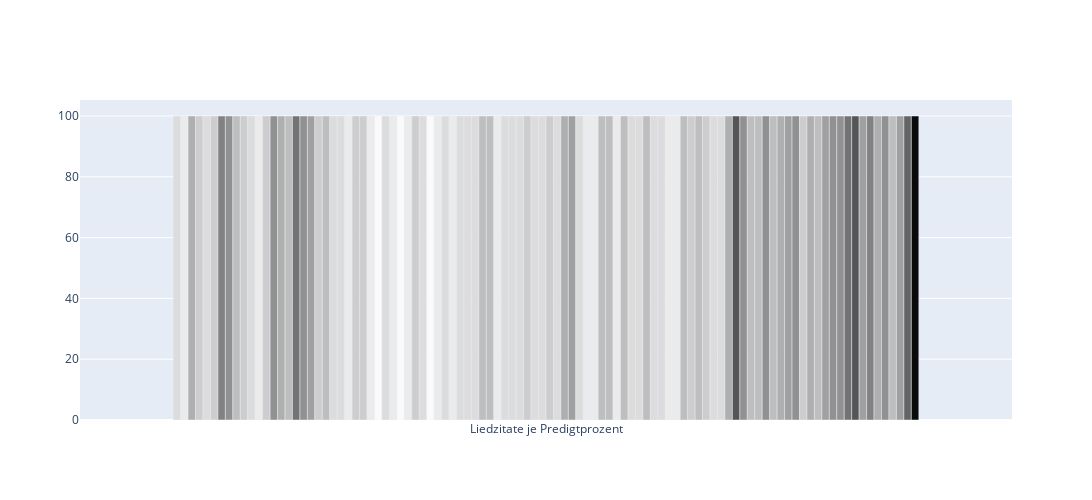

Notebook code cell kept with this figure:
### Markdown cell above
# Create Overall Song Distribution Chart

### Code cell
create_quote_dist_chart(ids, "musikwerk")

### Figure 1 — Plotly figure (JSON) as saved in the notebook; plotly's stock layout.template omitted (floating-point values rounded to 4 significant figures)
{"data": [{"hovertext": "2 Liedzitate im 1%<br>Das Neue Lied (Freiberg 1735)<br>Die edle und wohlgeordnete Music der Gläubigen (Halle 1727)<br>", "marker": {"color": "rgb(220,220,220)"}, "type": "bar", "x": ["Liedzitate je Predigtprozent"], "y": [100]}, {"hovertext": "1 Liedzitate im 2%<br>Das Neue Lied (Freiberg 1735)<br>", "marker": {"color": "rgb(235,235,235)"}, "type": "bar", "x": ["Liedzitate je Predigtprozent"], "y": [100]}, {"hovertext": "5 Liedzitate im 3%<br>Die heilige Sabbaths-Lust an dem Herrn (Danzig 1749)<br>Die Billige Orgel-Freude (Danzig 1739)<br>Das Neue Lied (Freiberg 1735)<br>Die verstimmte Zwölff Grösseste Pfeiffen (Tübingen 1725)<br>Musica ecclesiastica (Stettin 1628)<br>", "marker": {"color": "rgb(175,175,175)"}, "type": "bar", "x": ["Liedzitate je Predigtprozent"], "y": [100]}, {"hovertext": "3 Liedzitate im 4%<br>Die heiligen Verrichtungen in dem Hause des Herrn (Eisenach 1765)<br>Die heilige Sabbaths-Lust an dem Herrn (Danzig 1749)<br>Musica ecclesiastica (Stettin 1628)<br>", "marker": {"color": "rgb(205,205,205)"}, "type": "bar", "x": ["Liedzitate je Predigtprozent"], "y": [100]}, {"hovertext": "2 Liedzitate im 5%<br>Die heiligen Verrichtungen in dem Hause des Herrn (Eisenach 1765)<br>Die Billige Orgel-Freude (Danzig 1739)<br>", "marker": {"color": "rgb(220,220,220)"}, "type": "bar", "x": ["Liedzitate je Predigtprozent"], "y": [100]}, {"hovertext": "3 Liedzitate im 6%<br>Predigt Bey der Einweihung einer Orgel (Leipzig 1797)<br>Die heiligen Verrichtungen in dem Hause des Herrn (Eisenach 1765)<br>Stimme des Predigers (1737)<br>", "marker": {"color": "rgb(205,205,205)"}, "type": "bar", "x": ["Liedzitate je Predigtprozent"], "y": [100]}, {"hovertext": "8 Liedzitate im 7%<br>Predigt bey der feyerlichen Einweihung der neuen Orgel (Magdeburg 1798)<br>Predigt Bey der Einweihung einer Orgel (Leipzig 1797)<br>Den rechtmäßigen Gebrauch der Music (Königsberg 1747)<br>Die Billige Orgel-Freude (Danzig 1739)<br>Die verstimmte Zwölff Grösseste Pfeiffen (Tübingen 1725)<br>Einweihungs-Predigt (Görlitz 1704)<br>Cithara Theologica (Schleusingen 1683)<br>Stimme des Predigers (1737)<br>", "marker": {"color": "rgb(130,130,130)"}, "type": "bar", "x": ["Liedzitate je Predigtprozent"], "y": [100]}, {"hovertext": "7 Liedzitate im 8%<br>Predigt Bey der Einweihung einer Orgel (Leipzig 1797)<br>Predigt am Feste der Heimsuchung Mariae (Rostock 1770)<br>Der Christen gerechte Freude (Breslau 1761)<br>Den rechtmäßigen Gebrauch der Music (Königsberg 1747)<br>Die Billige Orgel-Freude (Danzig 1739)<br>Die edle und wohlgeordnete Music der Gläubigen (Halle 1727)<br>Cithara Theologica (Schleusingen 1683)<br>", "marker": {"color": "rgb(145,145,145)"}, "type": "bar", "x": ["Liedzitate je Predigtprozent"], "y": [100]}, {"hovertext": "4 Liedzitate im 9%<br>Die heilige Sabbaths-Lust an dem Herrn (Danzig 1749)<br>Orgel Weih-Predigt (Ansbach 1709)<br>Organo-Praxis Mystica (Görlitz 1689)<br>Das Lieblich=klingende Orgeln und Saiten=Spiel (Coburg 1676)<br>", "marker": {"color": "rgb(190,190,190)"}, "type": "bar", "x": ["Liedzitate je Predigtprozent"], "y": [100]}, {"hovertext": "3 Liedzitate im 10%<br>Die heilige Sabbaths-Lust an dem Herrn (Danzig 1749)<br>Ein wolgerührtes Orgel=Werck (Königsberg 1721)<br>Gott und Gnug (Meißen 1681)<br>", "marker": {"color": "rgb(205,205,205)"}, "type": "bar", "x": ["Liedzitate je Predigtprozent"], "y": [100]}, {"hovertext": "2 Liedzitate im 11%<br>Die heilige Sabbaths-Lust an dem Herrn (Danzig 1749)<br>Christliche Orgel-Predigt (Danzig s.a.)<br>", "marker": {"color": "rgb(220,220,220)"}, "type": "bar", "x": ["Liedzitate je Predigtprozent"], "y": [100]}, {"hovertext": "1 Liedzitate im 12%<br>Vivum Dei Organum (Schneeberg s.a.)<br>", "marker": {"color": "rgb(235,235,235)"}, "type": "bar", "x": ["Liedzitate je Predigtprozent"], "y": [100]}, {"hovertext": "3 Liedzitate im 13%<br>Das heilige und fröliche Aufsehen (Tübingen 1767)<br>Lob= und Danck=Predigt (Berlin 1753)<br>Die heilige Sabbaths-Lust an dem Herrn (Danzig 1749)<br>", "marker": {"color": "rgb(205,205,205)"}, "type": "bar", "x": ["Liedzitate je Predigtprozent"], "y": [100]}, {"hovertext": "7 Liedzitate im 14%<br>Lob= und Danck=Predigt (Berlin 1753)<br>Die heilige Sabbaths-Lust an dem Herrn (Danzig 1749)<br>Ein wolgerührtes Orgel=Werck (Königsberg 1721)<br>Einweihungs-Predigt (Görlitz 1704)<br>Einweihungs-Predigt (Berlin 1730)<br>Denck- und Danck-Säule (Rothenburg ob der Tauber [1673])<br>Längst=gewüntzschte Mittweidische Orgel=Freude (Dresden 1648)<br>", "marker": {"color": "rgb(145,145,145)"}, "type": "bar", "x": ["Liedzitate je Predigtprozent"], "y": [100]}, {"hovertext": "5 Liedzitate im 15%<br>Die heilige Sabbaths-Lust an dem Herrn (Danzig 1749)<br>Einweihungs-Predigt (Berlin 1730)<br>Gott und Gnug (Meißen 1681)<br>Das Lieblich=klingende Orgeln und Saiten=Spiel (Coburg 1676)<br>Längst=gewüntzschte Mittweidische Orgel=Freude (Dresden 1648)<br>", "marker": {"color": "rgb(175,175,175)"}, "type": "bar", "x": ["Liedzitate je Predigtprozent"], "y": [100]}, {"hovertext": "4 Liedzitate im 16%<br>Die Billige Orgel-Freude (Danzig 1739)<br>Christliche Orgel-Predigt (Danzig s.a.)<br>Das Lieblich=klingende Orgeln und Saiten=Spiel (Coburg 1676)<br>Längst=gewüntzschte Mittweidische Orgel=Freude (Dresden 1648)<br>", "marker": {"color": "rgb(190,190,190)"}, "type": "bar", "x": ["Liedzitate je Predigtprozent"], "y": [100]}, {"hovertext": "9 Liedzitate im 17%<br>Rede und Predigt bei Einweihung der neuen Orgel (Stockholm 1781)<br>Der Christen gerechte Freude (Breslau 1761)<br>Die heilige Sabbaths-Lust an dem Herrn (Danzig 1749)<br>Den rechtmäßigen Gebrauch der Music (Königsberg 1747)<br>Das Neue Lied (Freiberg 1735)<br>Hymnosophia sacra (Billwerder 1728)<br>Die verstimmte Zwölff Grösseste Pfeiffen (Tübingen 1725)<br>Vivum Dei Organum (Schneeberg s.a.)<br>Christliche Orgel-Predigt (Danzig s.a.)<br>", "marker": {"color": "rgb(115,115,115)"}, "type": "bar", "x": ["Liedzitate je Predigtprozent"], "y": [100]}, {"hovertext": "7 Liedzitate im 18%<br>Predigt Bey der Einweihung einer Orgel (Leipzig 1797)<br>Rede und Predigt bei Einweihung der neuen Orgel (Stockholm 1781)<br>Der Christen gerechte Freude (Breslau 1761)<br>Den rechtmäßigen Gebrauch der Music (Königsberg 1747)<br>Vivum Dei Organum (Schneeberg s.a.)<br>Die Christliche Harmonie (Jena 1700)<br>Eine Christliche Orgel=Predigt (Danzig 1695)<br>", "marker": {"color": "rgb(145,145,145)"}, "type": "bar", "x": ["Liedzitate je Predigtprozent"], "y": [100]}, {"hovertext": "6 Liedzitate im 19%<br>Rede und Predigt bei Einweihung der neuen Orgel (Stockholm 1781)<br>Der Christen gerechte Freude (Breslau 1761)<br>Den rechtmäßigen Gebrauch der Music (Königsberg 1747)<br>Davids Vermahnung (Dresden 1711)<br>Christliche Orgel-Predigt (Danzig s.a.)<br>Die Christliche Harmonie (Jena 1700)<br>", "marker": {"color": "rgb(160,160,160)"}, "type": "bar", "x": ["Liedzitate je Predigtprozent"], "y": [100]}, {"hovertext": "3 Liedzitate im 20%<br>Ein wolgerührtes Orgel=Werck (Königsberg 1721)<br>Christliche Orgel-Predigt (Danzig s.a.)<br>Geistliches Orgelwerk (Erfurt 1672)<br>", "marker": {"color": "rgb(205,205,205)"}, "type": "bar", "x": ["Liedzitate je Predigtprozent"], "y": [100]}, {"hovertext": "4 Liedzitate im 21%<br>Rede und Predigt bei Einweihung der neuen Orgel (Stockholm 1781)<br>Ein wolgerührtes Orgel=Werck (Königsberg 1721)<br>Organum Mysticum (Dresden 1686)<br>Gott und Gnug (Meißen 1681)<br>", "marker": {"color": "rgb(190,190,190)"}, "type": "bar", "x": ["Liedzitate je Predigtprozent"], "y": [100]}, {"hovertext": "2 Liedzitate im 22%<br>Das Neue Lied (Freiberg 1735)<br>Gott und Gnug (Meißen 1681)<br>", "marker": {"color": "rgb(220,220,220)"}, "type": "bar", "x": ["Liedzitate je Predigtprozent"], "y": [100]}, {"hovertext": "2 Liedzitate im 23%<br>Das Neue Lied (Freiberg 1735)<br>Gott und Gnug (Meißen 1681)<br>", "marker": {"color": "rgb(220,220,220)"}, "type": "bar", "x": ["Liedzitate je Predigtprozent"], "y": [100]}, {"hovertext": "1 Liedzitate im 24%<br>Ein wolgerührtes Orgel=Werck (Königsberg 1721)<br>", "marker": {"color": "rgb(235,235,235)"}, "type": "bar", "x": ["Liedzitate je Predigtprozent"], "y": [100]}, {"hovertext": "3 Liedzitate im 25%<br>Der rechte Gebrauch der Orgeln (Altenburg 1766)<br>Winnedisches Reminiscere (Stuttgart 1740)<br>Organum Mysticum (Dresden 1686)<br>", "marker": {"color": "rgb(205,205,205)"}, "type": "bar", "x": ["Liedzitate je Predigtprozent"], "y": [100]}, {"hovertext": "3 Liedzitate im 26%<br>Winnedisches Reminiscere (Stuttgart 1740)<br>Vivum Dei Organum (Schneeberg s.a.)<br>Organum Mysticum (Dresden 1686)<br>", "marker": {"color": "rgb(205,205,205)"}, "type": "bar", "x": ["Liedzitate je Predigtprozent"], "y": [100]}, {"hovertext": "1 Liedzitate im 27%<br>Hymnosophia sacra (Billwerder 1728)<br>", "marker": {"color": "rgb(235,235,235)"}, "type": "bar", "x": ["Liedzitate je Predigtprozent"], "y": [100]}, {"hovertext": "0 Liedzitate im 28%", "marker": {"color": "rgb(250,250,250)"}, "type": "bar", "x": ["Liedzitate je Predigtprozent"], "y": [100]}, {"hovertext": "2 Liedzitate im 29%<br>Davids Vermahnung (Dresden 1711)<br>Gott und Gnug (Meißen 1681)<br>", "marker": {"color": "rgb(220,220,220)"}, "type": "bar", "x": ["Liedzitate je Predigtprozent"], "y": [100]}, {"hovertext": "1 Liedzitate im 30%<br>Das Gott=Lob=Schallende Hosianna (Leipzig 1671)<br>", "marker": {"color": "rgb(235,235,235)"}, "type": "bar", "x": ["Liedzitate je Predigtprozent"], "y": [100]}, {"hovertext": "0 Liedzitate im 31%", "marker": {"color": "rgb(250,250,250)"}, "type": "bar", "x": ["Liedzitate je Predigtprozent"], "y": [100]}, {"hovertext": "1 Liedzitate im 32%<br>Cithara Theologica (Schleusingen 1683)<br>", "marker": {"color": "rgb(235,235,235)"}, "type": "bar", "x": ["Liedzitate je Predigtprozent"], "y": [100]}, {"hovertext": "3 Liedzitate im 33%<br>Die verstimmte Zwölff Grösseste Pfeiffen (Tübingen 1725)<br>Cithara Theologica (Schleusingen 1683)<br>Das fröliche Hallelujah (Halle 1667)<br>", "marker": {"color": "rgb(205,205,205)"}, "type": "bar", "x": ["Liedzitate je Predigtprozent"], "y": [100]}, {"hovertext": "2 Liedzitate im 34%<br>Geistliches Orgelwerk (Erfurt 1672)<br>Organologismos (Dresden 1651)<br>", "marker": {"color": "rgb(220,220,220)"}, "type": "bar", "x": ["Liedzitate je Predigtprozent"], "y": [100]}, {"hovertext": "0 Liedzitate im 35%", "marker": {"color": "rgb(250,250,250)"}, "type": "bar", "x": ["Liedzitate je Predigtprozent"], "y": [100]}, {"hovertext": "1 Liedzitate im 36%<br>Geistliches Orgelwerk (Erfurt 1672)<br>", "marker": {"color": "rgb(235,235,235)"}, "type": "bar", "x": ["Liedzitate je Predigtprozent"], "y": [100]}, {"hovertext": "2 Liedzitate im 37%<br>Die Billige Orgel-Freude (Danzig 1739)<br>Geistliches Orgelwerk (Erfurt 1672)<br>", "marker": {"color": "rgb(220,220,220)"}, "type": "bar", "x": ["Liedzitate je Predigtprozent"], "y": [100]}, {"hovertext": "1 Liedzitate im 38%<br>Die Christliche Harmonie (Jena 1700)<br>", "marker": {"color": "rgb(235,235,235)"}, "type": "bar", "x": ["Liedzitate je Predigtprozent"], "y": [100]}, {"hovertext": "2 Liedzitate im 39%<br>Das Neue Lied (Freiberg 1735)<br>Gott und Gnug (Meißen 1681)<br>", "marker": {"color": "rgb(220,220,220)"}, "type": "bar", "x": ["Liedzitate je Predigtprozent"], "y": [100]}, {"hovertext": "2 Liedzitate im 40%<br>Cithara Theologica (Schleusingen 1683)<br>Gott und Gnug (Meißen 1681)<br>", "marker": {"color": "rgb(220,220,220)"}, "type": "bar", "x": ["Liedzitate je Predigtprozent"], "y": [100]}, {"hovertext": "2 Liedzitate im 41%<br>Cithara Theologica (Schleusingen 1683)<br>Gott und Gnug (Meißen 1681)<br>", "marker": {"color": "rgb(220,220,220)"}, "type": "bar", "x": ["Liedzitate je Predigtprozent"], "y": [100]}, {"hovertext": "4 Liedzitate im 42%<br>Die heilige Sabbaths-Lust an dem Herrn (Danzig 1749)<br>Cithara Theologica (Schleusingen 1683)<br>Das Gott=Lob=Schallende Hosianna (Leipzig 1671)<br>Organologismos (Dresden 1651)<br>", "marker": {"color": "rgb(190,190,190)"}, "type": "bar", "x": ["Liedzitate je Predigtprozent"], "y": [100]}, {"hovertext": "4 Liedzitate im 43%<br>Die heilige Sabbaths-Lust an dem Herrn (Danzig 1749)<br>Organum Mysticum (Dresden 1686)<br>Cithara Theologica (Schleusingen 1683)<br>Das Gott=Lob=Schallende Hosianna (Leipzig 1671)<br>", "marker": {"color": "rgb(190,190,190)"}, "type": "bar", "x": ["Liedzitate je Predigtprozent"], "y": [100]}, {"hovertext": "1 Liedzitate im 44%<br>Organum Mysticum (Dresden 1686)<br>", "marker": {"color": "rgb(235,235,235)"}, "type": "bar", "x": ["Liedzitate je Predigtprozent"], "y": [100]}, {"hovertext": "2 Liedzitate im 45%<br>Das rein-gestimmte Orgel-Werk unsers Herzens (Nürnberg s.a.)<br>Das Lieblich=klingende Orgeln und Saiten=Spiel (Coburg 1676)<br>", "marker": {"color": "rgb(220,220,220)"}, "type": "bar", "x": ["Liedzitate je Predigtprozent"], "y": [100]}, {"hovertext": "2 Liedzitate im 46%<br>Das Lieblich=klingende Orgeln und Saiten=Spiel (Coburg 1676)<br>Stimme des Predigers (1737)<br>", "marker": {"color": "rgb(220,220,220)"}, "type": "bar", "x": ["Liedzitate je Predigtprozent"], "y": [100]}, {"hovertext": "2 Liedzitate im 47%<br>Cithara Theologica (Schleusingen 1683)<br>Denck- und Danck-Säule (Rothenburg ob der Tauber [1673])<br>", "marker": {"color": "rgb(220,220,220)"}, "type": "bar", "x": ["Liedzitate je Predigtprozent"], "y": [100]}, {"hovertext": "3 Liedzitate im 48%<br>Winnedisches Reminiscere (Stuttgart 1740)<br>Cithara Theologica (Schleusingen 1683)<br>Encoenia HierOrganica (Halle 1664)<br>", "marker": {"color": "rgb(205,205,205)"}, "type": "bar", "x": ["Liedzitate je Predigtprozent"], "y": [100]}, {"hovertext": "2 Liedzitate im 49%<br>Winnedisches Reminiscere (Stuttgart 1740)<br>Encoenia HierOrganica (Halle 1664)<br>", "marker": {"color": "rgb(220,220,220)"}, "type": "bar", "x": ["Liedzitate je Predigtprozent"], "y": [100]}, {"hovertext": "2 Liedzitate im 50%<br>Predigt am Feste der Heimsuchung Mariae (Rostock 1770)<br>Cithara Theologica (Schleusingen 1683)<br>", "marker": {"color": "rgb(220,220,220)"}, "type": "bar", "x": ["Liedzitate je Predigtprozent"], "y": [100]}, {"hovertext": "3 Liedzitate im 51%<br>Den rechtmäßigen Gebrauch der Music (Königsberg 1747)<br>Hymnosophia sacra (Billwerder 1728)<br>Cithara Theologica (Schleusingen 1683)<br>", "marker": {"color": "rgb(205,205,205)"}, "type": "bar", "x": ["Liedzitate je Predigtprozent"], "y": [100]}, {"hovertext": "2 Liedzitate im 52%<br>Den rechtmäßigen Gebrauch der Music (Königsberg 1747)<br>Cithara Theologica (Schleusingen 1683)<br>", "marker": {"color": "rgb(220,220,220)"}, "type": "bar", "x": ["Liedzitate je Predigtprozent"], "y": [100]}, {"hovertext": "5 Liedzitate im 53%<br>Den rechtmäßigen Gebrauch der Music (Königsberg 1747)<br>Das rein-gestimmte Orgel-Werk unsers Herzens (Nürnberg s.a.)<br>Einweihungs-Predigt (Görlitz 1704)<br>Einweihungs-Predigt (Berlin 1730)<br>Cithara Theologica (Schleusingen 1683)<br>", "marker": {"color": "rgb(175,175,175)"}, "type": "bar", "x": ["Liedzitate je Predigtprozent"], "y": [100]}, {"hovertext": "6 Liedzitate im 54%<br>Winnedisches Reminiscere (Stuttgart 1740)<br>Das rein-gestimmte Orgel-Werk unsers Herzens (Nürnberg s.a.)<br>Einweihungs-Predigt (Görlitz 1704)<br>Einweihungs-Predigt (Berlin 1730)<br>Eine Christliche Orgel=Predigt (Danzig 1695)<br>Denck- und Danck-Säule (Rothenburg ob der Tauber [1673])<br>", "marker": {"color": "rgb(160,160,160)"}, "type": "bar", "x": ["Liedzitate je Predigtprozent"], "y": [100]}, {"hovertext": "2 Liedzitate im 55%<br>Das fröliche Halleluja (Wittenberg 1675)<br>Denck- und Danck-Säule (Rothenburg ob der Tauber [1673])<br>", "marker": {"color": "rgb(220,220,220)"}, "type": "bar", "x": ["Liedzitate je Predigtprozent"], "y": [100]}, {"hovertext": "1 Liedzitate im 56%<br>Kostbare Bosische Orgel (Zwickau 1647)<br>", "marker": {"color": "rgb(235,235,235)"}, "type": "bar", "x": ["Liedzitate je Predigtprozent"], "y": [100]}, {"hovertext": "1 Liedzitate im 57%<br>Christliche Predigt (Tübingen 1606)<br>", "marker": {"color": "rgb(235,235,235)"}, "type": "bar", "x": ["Liedzitate je Predigtprozent"], "y": [100]}, {"hovertext": "4 Liedzitate im 58%<br>Winnedisches Reminiscere (Stuttgart 1740)<br>Gott und Gnug (Meißen 1681)<br>Das fröliche Halleluja (Wittenberg 1675)<br>Organologismos (Dresden 1651)<br>", "marker": {"color": "rgb(190,190,190)"}, "type": "bar", "x": ["Liedzitate je Predigtprozent"], "y": [100]}, {"hovertext": "4 Liedzitate im 59%<br>Die Billige Orgel-Freude (Danzig 1739)<br>Gott und Gnug (Meißen 1681)<br>Geistlich= und Gott wohlgefälliges Lob- und Danck-Opffer (Bayreuth 1680)<br>Geistliches Orgelwerk (Erfurt 1672)<br>", "marker": {"color": "rgb(190,190,190)"}, "type": "bar", "x": ["Liedzitate je Predigtprozent"], "y": [100]}, {"hovertext": "1 Liedzitate im 60%<br>Organum Mysticum (Dresden 1686)<br>", "marker": {"color": "rgb(235,235,235)"}, "type": "bar", "x": ["Liedzitate je Predigtprozent"], "y": [100]}, {"hovertext": "4 Liedzitate im 61%<br>Das heilige und fröliche Aufsehen (Tübingen 1767)<br>Gott und Gnug (Meißen 1681)<br>Das Lieblich=klingende Orgeln und Saiten=Spiel (Coburg 1676)<br>Organologismos (Dresden 1651)<br>", "marker": {"color": "rgb(190,190,190)"}, "type": "bar", "x": ["Liedzitate je Predigtprozent"], "y": [100]}, {"hovertext": "2 Liedzitate im 62%<br>Predigt bey der feyerlichen Einweihung der neuen Orgel (Magdeburg 1798)<br>Das heilige und fröliche Aufsehen (Tübingen 1767)<br>", "marker": {"color": "rgb(220,220,220)"}, "type": "bar", "x": ["Liedzitate je Predigtprozent"], "y": [100]}, {"hovertext": "2 Liedzitate im 63%<br>Das rein-gestimmte Orgel-Werk unsers Herzens (Nürnberg s.a.)<br>Kostbare Bosische Orgel (Zwickau 1647)<br>", "marker": {"color": "rgb(220,220,220)"}, "type": "bar", "x": ["Liedzitate je Predigtprozent"], "y": [100]}, {"hovertext": "4 Liedzitate im 64%<br>Das rein-gestimmte Orgel-Werk unsers Herzens (Nürnberg s.a.)<br>Organum Mysticum (Dresden 1686)<br>Geistliches Orgelwerk (Erfurt 1672)<br>Längst=gewüntzschte Mittweidische Orgel=Freude (Dresden 1648)<br>", "marker": {"color": "rgb(190,190,190)"}, "type": "bar", "x": ["Liedzitate je Predigtprozent"], "y": [100]}, {"hovertext": "2 Liedzitate im 65%<br>Christliche Predigt (Tübingen 1606)<br>Kostbare Bosische Orgel (Zwickau 1647)<br>", "marker": {"color": "rgb(220,220,220)"}, "type": "bar", "x": ["Liedzitate je Predigtprozent"], "y": [100]}, {"hovertext": "2 Liedzitate im 66%<br>Orgel=Predigt (Arnstadt 1666)<br>Kostbare Bosische Orgel (Zwickau 1647)<br>", "marker": {"color": "rgb(220,220,220)"}, "type": "bar", "x": ["Liedzitate je Predigtprozent"], "y": [100]}, {"hovertext": "1 Liedzitate im 67%<br>Elogium Organi Musici (Altenburg 1610)<br>", "marker": {"color": "rgb(235,235,235)"}, "type": "bar", "x": ["Liedzitate je Predigtprozent"], "y": [100]}, {"hovertext": "1 Liedzitate im 68%<br>Die edle und wohlgeordnete Music der Gläubigen (Halle 1727)<br>", "marker": {"color": "rgb(235,235,235)"}, "type": "bar", "x": ["Liedzitate je Predigtprozent"], "y": [100]}, {"hovertext": "4 Liedzitate im 69%<br>Predigt bey der feyerlichen Einweihung der neuen Orgel (Magdeburg 1798)<br>Die heilige Sabbaths-Lust an dem Herrn (Danzig 1749)<br>Ein wolgerührtes Orgel=Werck (Königsberg 1721)<br>Einweihungs-Predigt (Berlin 1730)<br>", "marker": {"color": "rgb(190,190,190)"}, "type": "bar", "x": ["Liedzitate je Predigtprozent"], "y": [100]}, {"hovertext": "3 Liedzitate im 70%<br>Die heilige Sabbaths-Lust an dem Herrn (Danzig 1749)<br>Ein wolgerührtes Orgel=Werck (Königsberg 1721)<br>Geistliches Orgelwerk (Erfurt 1672)<br>", "marker": {"color": "rgb(205,205,205)"}, "type": "bar", "x": ["Liedzitate je Predigtprozent"], "y": [100]}, {"hovertext": "4 Liedzitate im 71%<br>Die heilige Sabbaths-Lust an dem Herrn (Danzig 1749)<br>Ein wolgerührtes Orgel=Werck (Königsberg 1721)<br>Cithara Theologica (Schleusingen 1683)<br>Organologismos (Dresden 1651)<br>", "marker": {"color": "rgb(190,190,190)"}, "type": "bar", "x": ["Liedzitate je Predigtprozent"], "y": [100]}, {"hovertext": "3 Liedzitate im 72%<br>Die heilige Sabbaths-Lust an dem Herrn (Danzig 1749)<br>Ein wolgerührtes Orgel=Werck (Königsberg 1721)<br>Gott und Gnug (Meißen 1681)<br>", "marker": {"color": "rgb(205,205,205)"}, "type": "bar", "x": ["Liedzitate je Predigtprozent"], "y": [100]}, {"hovertext": "2 Liedzitate im 73%<br>Das rein-gestimmte Orgel-Werk unsers Herzens (Nürnberg s.a.)<br>Gott und Gnug (Meißen 1681)<br>", "marker": {"color": "rgb(220,220,220)"}, "type": "bar", "x": ["Liedzitate je Predigtprozent"], "y": [100]}, {"hovertext": "2 Liedzitate im 74%<br>Die heilige Sabbaths-Lust an dem Herrn (Danzig 1749)<br>Ein wolgerührtes Orgel=Werck (Königsberg 1721)<br>", "marker": {"color": "rgb(220,220,220)"}, "type": "bar", "x": ["Liedzitate je Predigtprozent"], "y": [100]}, {"hovertext": "5 Liedzitate im 75%<br>Die heilige Sabbaths-Lust an dem Herrn (Danzig 1749)<br>Ein wolgerührtes Orgel=Werck (Königsberg 1721)<br>Eine Christliche Orgel=Predigt (Danzig 1695)<br>Geistlich= und Gott wohlgefälliges Lob- und Danck-Opffer (Bayreuth 1680)<br>Encoenia HierOrganica (Halle 1664)<br>", "marker": {"color": "rgb(175,175,175)"}, "type": "bar", "x": ["Liedzitate je Predigtprozent"], "y": [100]}, {"hovertext": "11 Liedzitate im 76%<br>Der Christen gerechte Freude (Breslau 1761)<br>Christliche Predigt (Tübingen 1606)<br>Die heilige Sabbaths-Lust an dem Herrn (Danzig 1749)<br>Ein wolgerührtes Orgel=Werck (Königsberg 1721)<br>Die Christliche Harmonie (Jena 1700)<br>Eine Christliche Orgel=Predigt (Danzig 1695)<br>Das Lieblich=klingende Orgeln und Saiten=Spiel (Coburg 1676)<br>Das fröliche Halleluja (Wittenberg 1675)<br>Geistliches Orgelwerk (Erfurt 1672)<br>Organologismos (Dresden 1651)<br>Stimme des Predigers (1737)<br>", "marker": {"color": "rgb(85,85,85)"}, "type": "bar", "x": ["Liedzitate je Predigtprozent"], "y": [100]}, {"hovertext": "7 Liedzitate im 77%<br>Die heilige Sabbaths-Lust an dem Herrn (Danzig 1749)<br>Cithara Theologica (Schleusingen 1683)<br>Gott und Gnug (Meißen 1681)<br>Das Lieblich=klingende Orgeln und Saiten=Spiel (Coburg 1676)<br>Das fröliche Halleluja (Wittenberg 1675)<br>Organologismos (Dresden 1651)<br>Die andere Predigt (Coburg 1676)<br>", "marker": {"color": "rgb(145,145,145)"}, "type": "bar", "x": ["Liedzitate je Predigtprozent"], "y": [100]}, {"hovertext": "4 Liedzitate im 78%<br>Glaubiger Kinder Gottes Gott=gefällige Music (Augsburg 1721)<br>Das Lieblich=klingende Orgeln und Saiten=Spiel (Coburg 1676)<br>Das fröliche Halleluja (Wittenberg 1675)<br>Die andere Predigt (Coburg 1676)<br>", "marker": {"color": "rgb(190,190,190)"}, "type": "bar", "x": ["Liedzitate je Predigtprozent"], "y": [100]}, {"hovertext": "4 Liedzitate im 79%<br>Einweihungs-Predigt (Berlin 1730)<br>Geistliches Orgelwerk (Erfurt 1672)<br>Das Gott=Lob=Schallende Hosianna (Leipzig 1671)<br>Die andere Predigt (Coburg 1676)<br>", "marker": {"color": "rgb(190,190,190)"}, "type": "bar", "x": ["Liedzitate je Predigtprozent"], "y": [100]}, {"hovertext": "7 Liedzitate im 80%<br>Die heilige Sabbaths-Lust an dem Herrn (Danzig 1749)<br>Christliche Predigt (Straßburg 1749)<br>Die Christliche Harmonie (Jena 1700)<br>Cithara Theologica (Schleusingen 1683)<br>Geistliches Orgelwerk (Erfurt 1672)<br>Das Gott=Lob=Schallende Hosianna (Leipzig 1671)<br>Stolpenische Ehren-Crone (Dresden 1652)<br>", "marker": {"color": "rgb(145,145,145)"}, "type": "bar", "x": ["Liedzitate je Predigtprozent"], "y": [100]}, {"hovertext": "4 Liedzitate im 81%<br>Die heilige Sabbaths-Lust an dem Herrn (Danzig 1749)<br>Die Christliche Harmonie (Jena 1700)<br>Geistliches Orgelwerk (Erfurt 1672)<br>Stolpenische Ehren-Crone (Dresden 1652)<br>", "marker": {"color": "rgb(190,190,190)"}, "type": "bar", "x": ["Liedzitate je Predigtprozent"], "y": [100]}, {"hovertext": "5 Liedzitate im 82%<br>Die heilige Sabbaths-Lust an dem Herrn (Danzig 1749)<br>Die Billige Orgel-Freude (Danzig 1739)<br>Geistlich= und Gott wohlgefälliges Lob- und Danck-Opffer (Bayreuth 1680)<br>Stolpenische Ehren-Crone (Dresden 1652)<br>Organologismos (Dresden 1651)<br>", "marker": {"color": "rgb(175,175,175)"}, "type": "bar", "x": ["Liedzitate je Predigtprozent"], "y": [100]}, {"hovertext": "6 Liedzitate im 83%<br>Die heilige Sabbaths-Lust an dem Herrn (Danzig 1749)<br>Die Christliche Harmonie (Jena 1700)<br>Organum Mysticum (Dresden 1686)<br>Geistlich= und Gott wohlgefälliges Lob- und Danck-Opffer (Bayreuth 1680)<br>Das Lieblich=klingende Orgeln und Saiten=Spiel (Coburg 1676)<br>Stolpenische Ehren-Crone (Dresden 1652)<br>", "marker": {"color": "rgb(160,160,160)"}, "type": "bar", "x": ["Liedzitate je Predigtprozent"], "y": [100]}, {"hovertext": "7 Liedzitate im 84%<br>Die heilige Sabbaths-Lust an dem Herrn (Danzig 1749)<br>Den rechtmäßigen Gebrauch der Music (Königsberg 1747)<br>Organum Mysticum (Dresden 1686)<br>Geistlich= und Gott wohlgefälliges Lob- und Danck-Opffer (Bayreuth 1680)<br>Das Lieblich=klingende Orgeln und Saiten=Spiel (Coburg 1676)<br>Stolpenische Ehren-Crone (Dresden 1652)<br>Längst=gewüntzschte Mittweidische Orgel=Freude (Dresden 1648)<br>", "marker": {"color": "rgb(145,145,145)"}, "type": "bar", "x": ["Liedzitate je Predigtprozent"], "y": [100]}, {"hovertext": "3 Liedzitate im 85%<br>Die heilige Sabbaths-Lust an dem Herrn (Danzig 1749)<br>Das rein-gestimmte Orgel-Werk unsers Herzens (Nürnberg s.a.)<br>Die andere Predigt (Coburg 1676)<br>", "marker": {"color": "rgb(205,205,205)"}, "type": "bar", "x": ["Liedzitate je Predigtprozent"], "y": [100]}, {"hovertext": "5 Liedzitate im 86%<br>Das heilige und fröliche Aufsehen (Tübingen 1767)<br>Die heilige Sabbaths-Lust an dem Herrn (Danzig 1749)<br>Die edle und wohlgeordnete Music der Gläubigen (Halle 1727)<br>Die Christliche Harmonie (Jena 1700)<br>Die andere Predigt (Coburg 1676)<br>", "marker": {"color": "rgb(175,175,175)"}, "type": "bar", "x": ["Liedzitate je Predigtprozent"], "y": [100]}, {"hovertext": "4 Liedzitate im 87%<br>Das heilige und fröliche Aufsehen (Tübingen 1767)<br>Die heilige Sabbaths-Lust an dem Herrn (Danzig 1749)<br>Die Christliche Harmonie (Jena 1700)<br>Geistlich= und Gott wohlgefälliges Lob- und Danck-Opffer (Bayreuth 1680)<br>", "marker": {"color": "rgb(190,190,190)"}, "type": "bar", "x": ["Liedzitate je Predigtprozent"], "y": [100]}, {"hovertext": "6 Liedzitate im 88%<br>Die heilige Sabbaths-Lust an dem Herrn (Danzig 1749)<br>Den rechtmäßigen Gebrauch der Music (Königsberg 1747)<br>Winnedisches Reminiscere (Stuttgart 1740)<br>Die verstimmte Zwölff Grösseste Pfeiffen (Tübingen 1725)<br>Geistlich= und Gott wohlgefälliges Lob- und Danck-Opffer (Bayreuth 1680)<br>Längst=gewüntzschte Mittweidische Orgel=Freude (Dresden 1648)<br>", "marker": {"color": "rgb(160,160,160)"}, "type": "bar", "x": ["Liedzitate je Predigtprozent"], "y": [100]}, {"hovertext": "7 Liedzitate im 89%<br>Winnedisches Reminiscere (Stuttgart 1740)<br>Die verstimmte Zwölff Grösseste Pfeiffen (Tübingen 1725)<br>Die Christliche Harmonie (Jena 1700)<br>Das fröliche Halleluja (Wittenberg 1675)<br>Das fröliche Hallelujah (Halle 1667)<br>Evangelischer Christen Gott-gefällige Kirch-Weyhung (Dresden 1711)<br>Die andere Predigt (Coburg 1676)<br>", "marker": {"color": "rgb(145,145,145)"}, "type": "bar", "x": ["Liedzitate je Predigtprozent"], "y": [100]}, {"hovertext": "7 Liedzitate im 90%<br>Der Christen gerechte Freude (Breslau 1761)<br>Organum Mysticum (Dresden 1686)<br>Geistlich= und Gott wohlgefälliges Lob- und Danck-Opffer (Bayreuth 1680)<br>Das fröliche Hallelujah (Halle 1667)<br>Kostbare Bosische Orgel (Zwickau 1647)<br>Evangelischer Christen Gott-gefällige Kirch-Weyhung (Dresden 1711)<br>Die andere Predigt (Coburg 1676)<br>", "marker": {"color": "rgb(145,145,145)"}, "type": "bar", "x": ["Liedzitate je Predigtprozent"], "y": [100]}, {"hovertext": "9 Liedzitate im 91%<br>Der Christen gerechte Freude (Breslau 1761)<br>Davids Vermahnung (Dresden 1711)<br>Gott und Gnug (Meißen 1681)<br>Geistlich= und Gott wohlgefälliges Lob- und Danck-Opffer (Bayreuth 1680)<br>Denck- und Danck-Säule (Rothenburg ob der Tauber [1673])<br>Das Gott=Lob=Schallende Hosianna (Leipzig 1671)<br>Das fröliche Hallelujah (Halle 1667)<br>Encoenia HierOrganica (Halle 1664)<br>Kostbare Bosische Orgel (Zwickau 1647)<br>", "marker": {"color": "rgb(115,115,115)"}, "type": "bar", "x": ["Liedzitate je Predigtprozent"], "y": [100]}, {"hovertext": "11 Liedzitate im 92%<br>Die heilige Sabbaths-Lust an dem Herrn (Danzig 1749)<br>Den rechtmäßigen Gebrauch der Music (Königsberg 1747)<br>Davids Vermahnung (Dresden 1711)<br>Einweihungs-Predigt (Berlin 1730)<br>Organum Mysticum (Dresden 1686)<br>Cithara Theologica (Schleusingen 1683)<br>Gott und Gnug (Meißen 1681)<br>Das fröliche Hallelujah (Halle 1667)<br>Kostbare Bosische Orgel (Zwickau 1647)<br>Die andere Predigt (Coburg 1676)<br>Stimme des Predigers (1737)<br>", "marker": {"color": "rgb(85,85,85)"}, "type": "bar", "x": ["Liedzitate je Predigtprozent"], "y": [100]}, {"hovertext": "6 Liedzitate im 93%<br>Das Neue Lied (Freiberg 1735)<br>Die edle und wohlgeordnete Music der Gläubigen (Halle 1727)<br>Organum Mysticum (Dresden 1686)<br>Geistliches Orgelwerk (Erfurt 1672)<br>Kostbare Bosische Orgel (Zwickau 1647)<br>Stimme des Predigers (1737)<br>", "marker": {"color": "rgb(160,160,160)"}, "type": "bar", "x": ["Liedzitate je Predigtprozent"], "y": [100]}, {"hovertext": "8 Liedzitate im 94%<br>Den rechtmäßigen Gebrauch der Music (Königsberg 1747)<br>Winnedisches Reminiscere (Stuttgart 1740)<br>Das Neue Lied (Freiberg 1735)<br>Davids Vermahnung (Dresden 1711)<br>Cithara Theologica (Schleusingen 1683)<br>Das Lieblich=klingende Orgeln und Saiten=Spiel (Coburg 1676)<br>Denck- und Danck-Säule (Rothenburg ob der Tauber [1673])<br>Kostbare Bosische Orgel (Zwickau 1647)<br>", "marker": {"color": "rgb(130,130,130)"}, "type": "bar", "x": ["Liedzitate je Predigtprozent"], "y": [100]}, {"hovertext": "5 Liedzitate im 95%<br>Den rechtmäßigen Gebrauch der Music (Königsberg 1747)<br>Vivum Dei Organum (Schneeberg s.a.)<br>Gott und Gnug (Meißen 1681)<br>Das Lieblich=klingende Orgeln und Saiten=Spiel (Coburg 1676)<br>Organologismos (Dresden 1651)<br>", "marker": {"color": "rgb(175,175,175)"}, "type": "bar", "x": ["Liedzitate je Predigtprozent"], "y": [100]}, {"hovertext": "7 Liedzitate im 96%<br>Vivum Dei Organum (Schneeberg s.a.)<br>Das rein-gestimmte Orgel-Werk unsers Herzens (Nürnberg s.a.)<br>Die Christliche Harmonie (Jena 1700)<br>Einweihungs-Predigt (Berlin 1730)<br>Das dem Allmächtigen abzustattende Lob (Altenburg s.a.)<br>Organum Mysticum (Dresden 1686)<br>Corona Templi (Nürnberg 1621)<br>", "marker": {"color": "rgb(145,145,145)"}, "type": "bar", "x": ["Liedzitate je Predigtprozent"], "y": [100]}, {"hovertext": "4 Liedzitate im 97%<br>Hymnosophia sacra (Billwerder 1728)<br>Das rein-gestimmte Orgel-Werk unsers Herzens (Nürnberg s.a.)<br>Einweihungs-Predigt (Berlin 1730)<br>Geistlich= und Gott wohlgefälliges Lob- und Danck-Opffer (Bayreuth 1680)<br>", "marker": {"color": "rgb(190,190,190)"}, "type": "bar", "x": ["Liedzitate je Predigtprozent"], "y": [100]}, {"hovertext": "6 Liedzitate im 98%<br>Der Christen gerechte Freude (Breslau 1761)<br>Die heilige Sabbaths-Lust an dem Herrn (Danzig 1749)<br>Ein wolgerührtes Orgel=Werck (Königsberg 1721)<br>Einweihungs-Predigt (Berlin 1730)<br>Cithara Theologica (Schleusingen 1683)<br>Encoenia HierOrganica (Halle 1664)<br>", "marker": {"color": "rgb(160,160,160)"}, "type": "bar", "x": ["Liedzitate je Predigtprozent"], "y": [100]}, {"hovertext": "10 Liedzitate im 99%<br>Predigt Bey der Einweihung einer Orgel (Leipzig 1797)<br>Die Billige Orgel-Freude (Danzig 1739)<br>Ein wolgerührtes Orgel=Werck (Königsberg 1721)<br>Davids Vermahnung (Dresden 1711)<br>Einweihungs-Predigt (Görlitz 1704)<br>Einweihungs-Predigt (Berlin 1730)<br>Cithara Theologica (Schleusingen 1683)<br>Das Lieblich=klingende Orgeln und Saiten=Spiel (Coburg 1676)<br>Geistliches Orgelwerk (Erfurt 1672)<br>Orgel=Predigt (Arnstadt 1666)<br>", "marker": {"color": "rgb(100,100,100)"}, "type": "bar", "x": ["Liedzitate je Predigtprozent"], "y": [100]}, {"hovertext": "16 Liedzitate im 100%<br>Predigt Bey der Einweihung einer Orgel (Leipzig 1797)<br>Predigt am Feste der Heimsuchung Mariae (Rostock 1770)<br>Christliche Predigt (Straßburg 1749)<br>Den rechtmäßigen Gebrauch der Music (Königsberg 1747)<br>Die Billige Orgel-Freude (Danzig 1739)<br>Hymnosophia sacra (Billwerder 1728)<br>Vivum Dei Organum (Schneeberg s.a.)<br>Davids Vermahnung (Dresden 1711)<br>Christliche Orgel-Predigt (Danzig s.a.)<br>Einweihungs-Predigt (Görlitz 1704)<br>Einweihungs-Predigt (Berlin 1730)<br>Das Lieblich=klingende Orgeln und Saiten=Spiel (Coburg 1676)<br>Geistliches Orgelwerk (Erfurt 1672)<br>Organolustria Evangelico-Stambachiana (Hof 1660)<br>Die andere Predigt (Coburg 1676)<br>Organi Laudes (Plauen 1685)<br>", "marker": {"color": "rgb(10,10,10)"}, "type": "bar", "x": ["Liedzitate je Predigtprozent"], "y": [100]}], "layout": {"height": 500, "showlegend": false, "width": 1500}}
